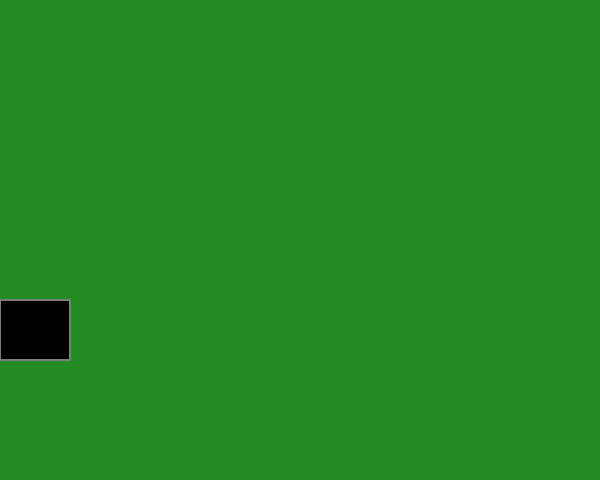
Frame 1 (no input)
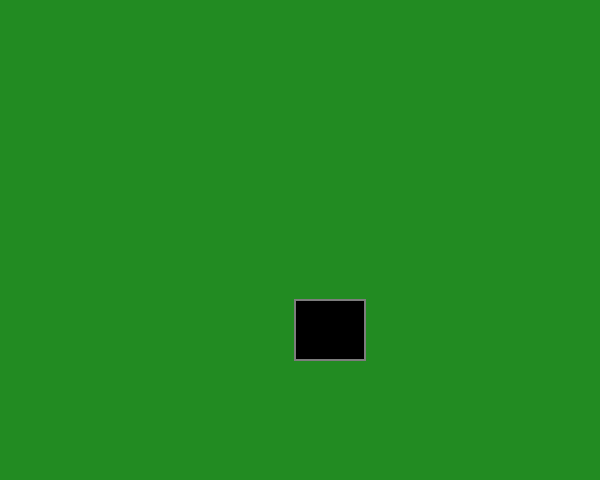
Frame 60 (no input)
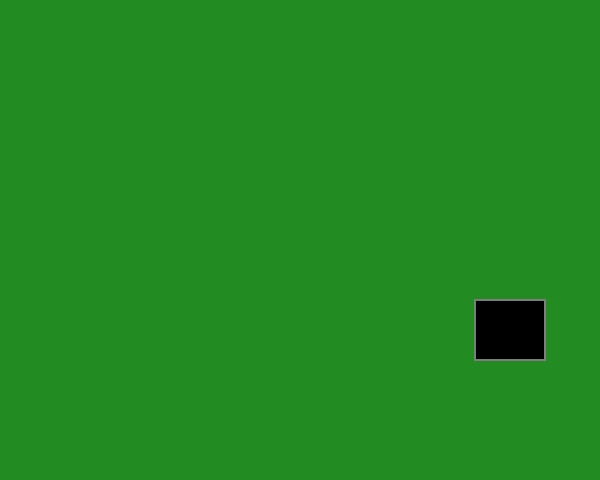
Frame 120 (the mouse pressed at the canvas centre since frame 60)

The p5.js sketch that drew these frames (run headless with seeded random() and noise() and a simulated clock; from frame 60 on, the mouse is pressed at the canvas centre):

// p5.js sketch
// ── sketch.js
//Typer both: Zahra and Dalini, Driver, Dalini and Zahra
 
 //set global variables
var x = 0;
var w= 70
var y = 300 
var speed = 5;//We set the speed to 5
 
 
function setup() {
  createCanvas(600, 480);
  frameRate(100);
}
 
function draw() {
  background(34,139,34);
  //ellipse
  stroke(125);
  strokeWeight(2);
  fill(0,0,0);
  rect (x, y, w, 60);//rect shape using the global variables 
   
  //if statement for speed. If x greater than width OR X is less than zero it will reverse.
  if (x > width-w || x < 0) { // subtract w from the width in order for it to reverse on the right side 
    speed = speed * -1
    if(y>200 && x< 35);//if both conditions have to be true 

  }
   
 x = x + speed; //assign the value x to speed 
  
}
